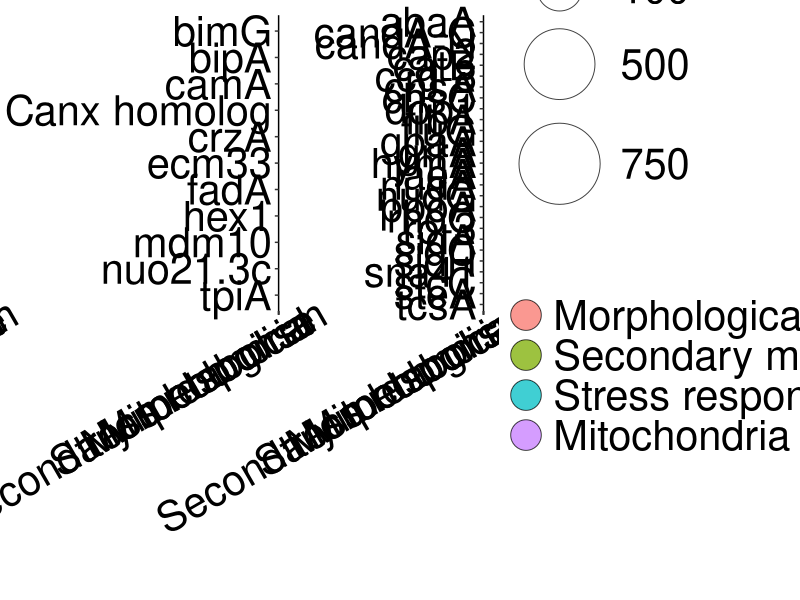
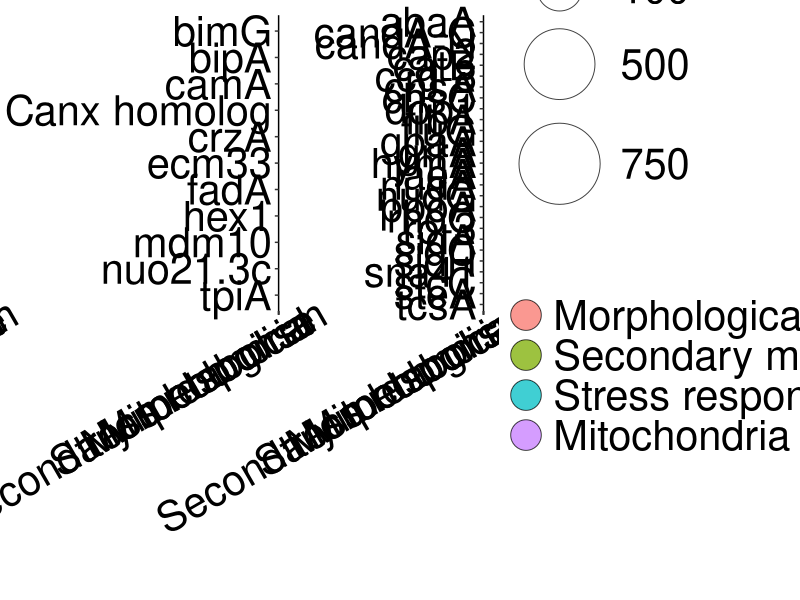

Write R code to recreate these figures, in order.
################################################################################
#
#                       Mold growth metatranscriptomics
#                      
#       Balasubrahmaniam et al 2024. Moving Beyond Species: Fungal function 
#       provides novel targets for potential indicators of mold growth in homes.
#
#                       By: Neeraja Balasubrahmaniam
#
################################################################################

# Script name: GO-gene_bubble_plot_MOLD
# Created on: 8 February 2024
# Last updated: 23 April 2024
# Author: Neeraja Balasubrahmaniam
# Description: This script plots log2FC and functional categories of target 
# genes in bubble plots. Inkscape [v.1.3] (https://inkscape.org/) was 
# used for further modifications of sizes of plots on the .pdf plot  
# that this script produced.

# ---- Setup -------------------------------------------------------------------
# Install necessary packages
install.packages(tidyverse)
install.packages(patchwork)
install.packages(ggplot2)

# Load packages
library(tidyverse)
library(patchwork)
library(ggplot2)

# Package versions
packageVersion("tidyverse")
packageVersion("patchwork")
packageVersion("ggplot2")

# Reporting packages versions 
# > packageVersion("tidyverse")
# [1] ‘2.0.0’
# > packageVersion("patchwork")
# [1] ‘1.1.2’
# > packageVersion("ggplot2")
# [1] ‘3.4.3’

#---- Code to create bubble plots of log2FC data--------------------------------
# log2FC and FDR-adjusted p values of all DE genes (log2FC>=2, FDR-adjusted p <=0.001)
# their fungal annotations are provided in a separate .txt file as well as in SI Table S10 

#---- Set working directory to read data
setwd("")

#---- Read data for 100% upregulated genes (here, group1)-----------------------
data1=read.table(file="group1_go_gene_longer.txt", header = TRUE, sep='	');

df1 <- data.frame(data1)

df1 <- data.frame(data1)
df1$log2FC = as.numeric(df1$log2FC)

df1 <- df1[ order(df1$gene, decreasing = TRUE), ]

df1$term.group=factor(df1$term.group,levels = c("Morphological", 
                                                "Secondary metabolism",
                                                "Stress response",
                                                "Mitochondria"))
df1$gene = factor(df1$gene, levels=rev(sort(unique(df1$gene))))


#---- Read data for 100% and 85% upregulated genes (here, group2)---------------
data2=read.table(file="group2_go_gene_longer.txt", header = TRUE, sep='	');

df2 <- data.frame(data2)
df2$log2FC = as.numeric(df2$log2FC)

df2 <- df2[ order(df2$gene, decreasing = TRUE), ]

df2$term.group=factor(df2$term.group,levels = c("Morphological", 
                                                "Secondary metabolism",
                                                "Stress response",
                                                "Mitochondria"))
df2$gene = factor(df2$gene, levels=rev(sort(unique(df2$gene))))

#---- Read data for 85% upregulated genes (here, group3)------------------------
data3=read.table(file="group3_go_gene_longer.txt", header = TRUE, sep='	');

df3 <- data.frame(data3)
df3$log2FC = as.numeric(df3$log2FC)

df3 <- df3[ order(df3$gene, decreasing = TRUE), ]

df3$term.group=factor(df3$term.group,levels = c("Morphological", 
                                                "Secondary metabolism",
                                                "Stress response",
                                                "Mitochondria"))
df3$gene = factor(df3$gene, levels=rev(sort(unique(df3$gene))))

#---- Plotting group1 as bubble plot p1-----------------------------------------
p1 = ggplot(df1, aes(x=term.group , y=gene)) +
  geom_point(aes(size = log2FC, fill = term.group), alpha = 0.75, shape = 21) +
  scale_size_continuous(limits = c(0.000001, 1000), range = c(8,30), 
                        breaks = c(10,100,500,750)) +   
  labs( x= "", y = "", size = "log2FC", fill = "")  + 
  theme_bw() +
  theme(axis.text.x = element_text(size=30, color = "black", family = "sans", 
                                   angle = 30, vjust = 1, hjust=0.9),
        axis.text.y = element_text(size=30, color = "black", family = "sans"),
        legend.text = element_text(size=30, color = "black", family = "sans"),
        legend.title = element_text(size=30, color = "black", family = "sans"),
        panel.background = element_blank(),
        panel.grid.major = element_line(linewidth = 0.25),
        panel.grid.minor = element_line(linewidth = 0.25),
        axis.line = element_line(colour = "black"),
        legend.position = "right") +
  guides(fill = guide_legend(override.aes = list(size = 10)))

#---- Plotting group2 as bubble plot p2-----------------------------------------
p2 = ggplot(df2, aes(x=term.group , y=gene)) +
  geom_point(aes(size = log2FC, fill = term.group), alpha = 0.75, shape = 21) +
  scale_size_continuous(limits = c(0.000001, 1000), range = c(8,30), 
                        breaks = c(10,100,500,750)) +   
  labs( x= "", y = "", size = "log2FC", fill = "")  + 
  theme_bw() +
  theme(axis.text.x = element_text(size=30, color = "black", family = "sans", 
                                   angle = 30, vjust = 1, hjust=0.9),
        axis.text.y = element_text(size=30, color = "black", family = "sans"),
        legend.text = element_text(size=30, color = "black", family = "sans"),
        legend.title = element_text(size=30, color = "black", family = "sans"),
        panel.background = element_blank(),
        panel.grid.major = element_line(linewidth = 0.25),
        panel.grid.minor = element_line(linewidth = 0.25),
        axis.line = element_line(colour = "black"),
        legend.position = "right") +
  guides(fill = guide_legend(override.aes = list(size = 10)))

#---- Plotting group3 as bubble plot p3-----------------------------------------
p3 = ggplot(df3, aes(x=term.group , y=gene)) +
  geom_point(aes(size = log2FC, fill = term.group), alpha = 0.75, shape = 21) +
  scale_size_continuous(limits = c(0.000001, 1000), range = c(8,30), 
                        breaks = c(10,100,500,750)) +   
  labs( x= "", y = "", size = "log2FC", fill = "")  + 
  theme_bw() +
  theme(axis.text.x = element_text(size=30, color = "black", family = "sans", 
                                   angle = 30, vjust = 1, hjust=0.9),
        axis.text.y = element_text(size=30, color = "black", family = "sans"),
        legend.text = element_text(size=30, color = "black", family = "sans"),
        legend.title = element_text(size=30, color = "black", family = "sans"),
        panel.background = element_blank(),
        panel.grid.major = element_line(linewidth = 0.25),
        panel.grid.minor = element_line(linewidth = 0.25),
        axis.line = element_line(colour = "black"),
        legend.position = "right") +
  guides(fill = guide_legend(override.aes = list(size = 10)))

#------ Use patchwork to combine p1, p2, p3 and plot as p4----------------------
p4 = p1 + p2 + p3 + plot_layout(guides = 'collect')

p4

#---- Save combined plot p4 as PDF----------------------------------------------
pdf(file = "GO-gene-bubble.pdf", height = 14, width = 20)
p4
dev.off()